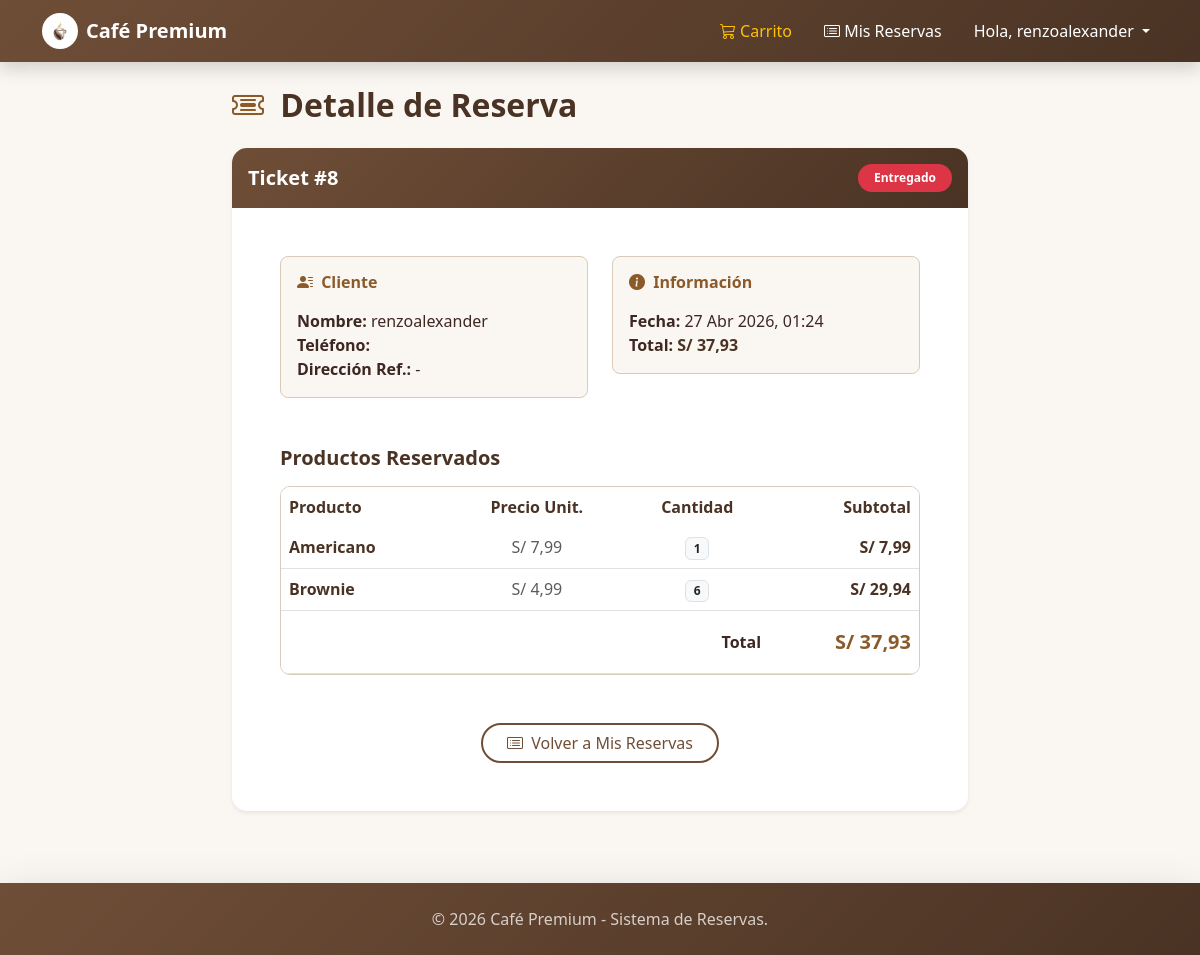
/orders/8/ (signed in), run on the app's committed database.
### orders/models.py (models this page shows, shortened)
class Order(models.Model):
    STATUS_CHOICES = (
        ('Pendiente', 'Pendiente'),
        ('Listo', 'Listo para recoger'),
        ('Entregado', 'Entregado'),
        ('Cancelado', 'Cancelado'),
    )
    first_name = models.CharField(max_length=100)
    last_name = models.CharField(max_length=100)
    email = models.EmailField()
    phone = models.CharField(max_length=20, blank=True)
    reference_address = models.CharField(max_length=250, blank=True)
    created = models.DateTimeField(auto_now_add=True)
    status = models.CharField(max_length=20, choices=STATUS_CHOICES, default='Pendiente')
    user = models.ForeignKey(settings.AUTH_USER_MODEL, on_delete=models.SET_NULL, null=True, blank=True)
    class Meta:
        ordering = ['-created']
        indexes = [
            models.Index(fields=['-created'])
        ]
    def get_total_cost(self):
        return sum(item.get_cost() for item in self.items.all())

class OrderItem(models.Model):
    order = models.ForeignKey(Order, related_name='items', on_delete=models.CASCADE)
    product = models.ForeignKey(Product, related_name='order_items', on_delete=models.CASCADE)
    price = models.DecimalField(max_digits=5,
                                decimal_places=2)
    quantity = models.PositiveIntegerField(default=1)
    def get_cost(self):
        return self.price * self.quantity

### mitienda/models.py (models this page shows, shortened)
class Product(models.Model):
    category = models.ForeignKey(Category,
                                 related_name='products',
                                 on_delete=models.CASCADE)
    name = models.CharField(max_length=200)
    slug = models.SlugField(max_length=200)
    image = models.ImageField(upload_to='',
                              blank=True)
    description = models.TextField(blank=True)
    price = models.DecimalField(max_digits=5,
                                decimal_places=2)
    stock = models.PositiveIntegerField(default=0)
    available = models.BooleanField(default=True)
    created = models.DateTimeField(auto_now=True)
    updated = models.DateTimeField(auto_now_add=True)
    class Meta:
        ordering = ['name']

### orders/views.py (the view)
# urls.py: path('<int:order_id>/', views.order_detail, name='order_detail'),
@login_required
def order_detail(request, order_id):
    order = get_object_or_404(Order, id=order_id, user=request.user)
    return render(request, 'orders/detail.html', {'order': order})

### orders/templates/orders/detail.html (shortened to what this page needs)
{% extends "base.html" %}
{% block content %}
<div class="row justify-content-center mt-4 mb-5">
    <div class="col-md-8">
        <h2 class="fw-bold mb-4" style="color: var(--coffee-dark);"><i class="bi bi-ticket-detailed me-2" style="color: var(--caramel);"></i> Detalle de Reserva</h2>
        <div class="card border-0 shadow-sm mb-4" style="border-radius: 15px; overflow: hidden;">
            <div class="card-header border-0 text-white py-3 d-flex justify-content-between align-items-center" style="background: linear-gradient(135deg, var(--coffee-light) 0%, var(--coffee-dark) 100%);">
                <h5 class="mb-0 fw-bold">Ticket #{{ order.id }}</h5>
                <span class="badge rounded-pill px-3 py-2" style="{% if order.status == 'pendiente' %}background-color: var(--caramel); color: white;{% elif order.status == 'listo' %}background-color: #198754; color: white;{% elif order.status == 'entregado' %}background-color: #0dcaf0; color: #000;{% else %}background-color: #dc3545; color: white;{% endif %}">
                    {{ order.get_status_display }}
                </span>
            </div>
            <div class="card-body p-4 p-md-5">
                <div class="row mb-5">
                    <div class="col-sm-6 mb-4 mb-sm-0">
                        <div class="p-3 rounded-3" style="background-color: var(--cream-bg); border: 1px solid var(--border-color);">
                            <h6 class="mb-3 fw-bold" style="color: var(--caramel);"><i class="bi bi-person-lines-fill me-1"></i> Cliente</h6>
                            <div style="color: var(--text-dark);"><strong>Nombre:</strong> {{ order.first_name }} {{ order.last_name }}</div>
                            <div style="color: var(--text-dark);"><strong>Teléfono:</strong> {{ order.phone }}</div>
                            <div style="color: var(--text-dark);"><strong>Dirección Ref.:</strong> {{ order.reference_address|default:"-" }}</div>
                        </div>
                    </div>
                    <div class="col-sm-6">
                        <div class="p-3 rounded-3" style="background-color: var(--cream-bg); border: 1px solid var(--border-color);">
                            <h6 class="mb-3 fw-bold" style="color: var(--caramel);"><i class="bi bi-info-circle-fill me-1"></i> Información</h6>
                            <div style="color: var(--text-dark);"><strong>Fecha:</strong> {{ order.created|date:"d M Y, H:i" }}</div>
                            <div style="color: var(--text-dark);"><strong>Total:</strong> <span class="fw-bold" style="color: var(--coffee-dark);">S/ {{ order.get_total_cost|floatformat:2 }}</span></div>
                        </div>
                    </div>
                </div>
                <h5 class="fw-bold mb-3" style="color: var(--coffee-dark);">Productos Reservados</h5>
                <div class="table-responsive" style="border-radius: 10px; border: 1px solid var(--border-color); overflow: hidden;">
                    <table class="table table-hover mb-0 align-middle">
                        <thead style="background-color: var(--cream-bg);">
                            <tr>
                                <th class="border-0" style="color: var(--coffee-dark);">Producto</th>
                                <th class="border-0 text-center" style="color: var(--coffee-dark);">Precio Unit.</th>
                                <th class="border-0 text-center" style="color: var(--coffee-dark);">Cantidad</th>
                                <th class="border-0 text-end" style="color: var(--coffee-dark);">Subtotal</th>
                            </tr>
                        </thead>
                        <tbody>
                            {% for item in order.items.all %}
                            <tr>
                                <td class="fw-bold" style="color: var(--coffee-dark);">{{ item.product.name }}</td>
                                <td class="text-center text-muted">S/ {{ item.price|floatformat:2 }}</td>
                                <td class="text-center"><span class="badge bg-light text-dark border">{{ item.quantity }}</span></td>
                                <td class="text-end fw-bold" style="color: var(--coffee-dark);">S/ {{ item.get_cost|floatformat:2 }}</td>
                            </tr>
                            {% endfor %}
                        </tbody>
                        <tfoot style="background-color: var(--cream-bg);">
                            <tr class="fw-bold">
                                <td colspan="3" class="text-end pt-3 pb-3" style="color: var(--text-dark);">Total</td>
                                <td class="text-end pt-3 pb-3" style="color: var(--caramel); font-size: 1.25rem;">S/ {{ order.get_total_cost|floatformat:2 }}</td>
                            </tr>
                        </tfoot>
                    </table>
                </div>
                <div class="mt-5 text-center">
                    <a href="{% url 'history' %}" class="btn btn-secondary rounded-pill px-4">
                        <i class="bi bi-card-list me-1"></i> Volver a Mis Reservas
                    </a>
                </div>
            </div>
        </div>
    </div>
</div>
{% endblock %}

### templates/base.html (shortened to what this page needs)
{% load static %}
<!DOCTYPE html>
<html lang="es">
<head>
    <link href="https://cdn.jsdelivr.net/npm/bootstrap@5.3.3/dist/css/bootstrap.min.css" rel="stylesheet">
    <link rel="stylesheet" href="https://cdn.jsdelivr.net/npm/bootstrap-icons@1.11.3/font/bootstrap-icons.min.css">
</head>
<body>
    <nav class="navbar navbar-expand-lg navbar-dark navbar-custom sticky-top shadow">
        <div class="container">
            <a class="navbar-brand fw-bold d-flex align-items-center" href="{% url 'tienda:product_list' %}">
                <img src="/media/logo.png" alt="Logo" width="36" height="36" class="me-2 rounded-circle bg-white p-1">
                Café Premium
            </a>
            <div class="collapse navbar-collapse" id="navbarNav">
                <ul class="navbar-nav ms-auto align-items-center">
                    <li class="nav-item me-3">
                        <a class="nav-link text-warning" href="{% url 'cart:cart_detail' %}">
                            <i class="bi bi-cart3"></i> Carrito
                        </a>
                    </li>
                    {% if request.user.is_authenticated %}
                    <li class="nav-item me-3">
                        <a class="nav-link text-white" href="{% url 'history' %}">
                            <i class="bi bi-card-list"></i> Mis Reservas
                        </a>
                    </li>
                    <li class="nav-item dropdown">
                        <a class="nav-link dropdown-toggle text-white" href="#" id="navbarDropdown" role="button" data-bs-toggle="dropdown" aria-expanded="false">
                            Hola, {{ request.user.first_name|default:request.user.username }}
                        </a>
                    </li>
                    {% endif %}
                </ul>
            </div>
        </div>
    </nav>
    <div class="container mt-4 mb-5">
        {% block content %}
        {% endblock %}
    </div>
    <footer class="navbar-custom text-white text-center py-4 mt-auto shadow-lg">
        <div class="container">
            <p class="mb-0 opacity-75">&copy; {% now "Y" %} Café Premium - Sistema de Reservas.</p>
        </div>
    </footer>
</body>
</html>

### templates/base.html (style rules this page uses)
:root { --coffee-dark: #4a3324; --coffee-light: #6f4e37; --caramel: #8b5a2b; --cream-bg: #faf7f2; --cream-card: #ffffff; --border-color: #d9caba; --text-dark: #3e2723; --text-muted: #8b7355; }
body { background-color: var(--cream-bg) !important; color: var(--text-dark); font-family: 'Segoe UI', system-ui, -apple-system, sans-serif; }
.btn-secondary { background-color: transparent !important; border: 2px solid var(--coffee-light) !important; color: var(--coffee-light) !important; transition: all 0.3s; }
.card { border-radius: 12px; border: 1px solid var(--border-color); background-color: var(--cream-card); box-shadow: 0 8px 24px rgba(111, 78, 55, 0.08); transition: transform 0.2s, box-shadow 0.2s; }
.navbar-custom { background: linear-gradient(135deg, var(--coffee-light) 0%, var(--coffee-dark) 100%); }

### data on the page
Order: id "8", status "Entregado", first_name "renzoalexander", reference_address "-", created "27 Abr 2026, 01:24", get_total_cost "37,93"
OrderItem: product.name "Americano", price "7,99", quantity "1", get_cost "7,99"
OrderItem: product.name "Brownie", price "4,99", quantity "6", get_cost "29,94"

### other printed values
{{ request.user.first_name|default:request.user.username }} "renzoalexander"
